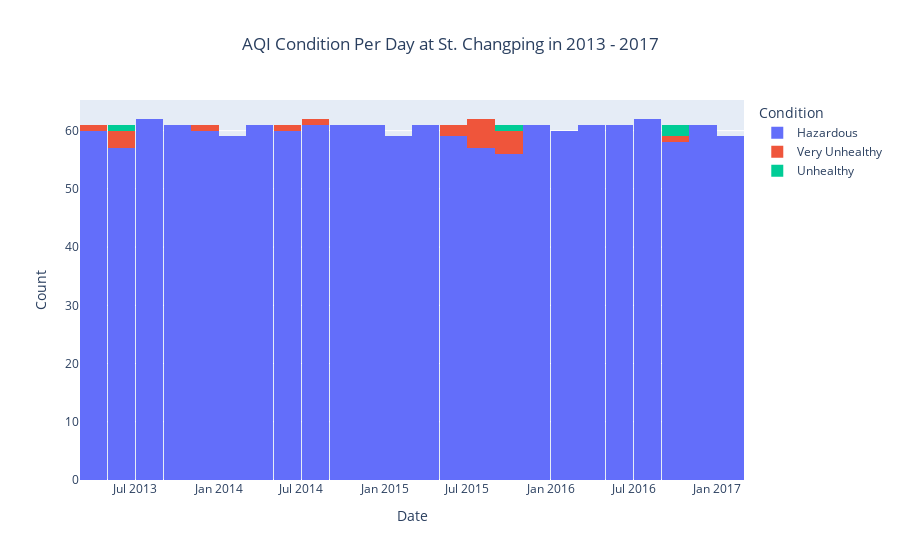

Notebook code for this chart:
### Markdown cell above
#### Number of Status Condition for Each Month

### Code cell
# AQI over time
fig = px.histogram(daily_air_quality_all, x="date", 
                    color="Condition", 
                    title="AQI Condition Per Day at St. Changping in 2013 - 2017")
fig.update_xaxes(title="Date")
fig.update_yaxes(title="Count")
fig.update_layout(title_x=0.5)
fig.show()

### Figure 1 — Plotly figure (JSON) as saved in the notebook; plotly's stock layout.template omitted (floating-point values rounded to 4 significant figures; data arrays with more than 128 entries replaced by an {"elided": "..."} marker saying what was removed)
{"data": [{"alignmentgroup": "True", "bingroup": "x", "hovertemplate": "Condition=Hazardous<br>date=%{x}<br>count=%{y}<extra></extra>", "legendgroup": "Hazardous", "marker": {"color": "#636efa", "pattern": {"shape": ""}}, "name": "Hazardous", "offsetgroup": "Hazardous", "orientation": "v", "showlegend": true, "type": "histogram", "x": {"elided": "1438 str values"}, "xaxis": "x", "yaxis": "y"}, {"alignmentgroup": "True", "bingroup": "x", "hovertemplate": "Condition=Very Unhealthy<br>date=%{x}<br>count=%{y}<extra></extra>", "legendgroup": "Very Unhealthy", "marker": {"color": "#EF553B", "pattern": {"shape": ""}}, "name": "Very Unhealthy", "offsetgroup": "Very Unhealthy", "orientation": "v", "showlegend": true, "type": "histogram", "x": ["2013-04-18T00:00:00", "2013-05-10T00:00:00", "2013-05-11T00:00:00", "2013-05-29T00:00:00", "2013-12-26T00:00:00", "2014-05-14T00:00:00", "2014-07-12T00:00:00", "2015-05-19T00:00:00", "2015-06-30T00:00:00", "2015-08-24T00:00:00", "2015-08-25T00:00:00", "2015-08-26T00:00:00", "2015-08-27T00:00:00", "2015-08-28T00:00:00", "2015-09-01T00:00:00", "2015-09-03T00:00:00", "2015-09-06T00:00:00", "2015-10-11T00:00:00", "2016-09-03T00:00:00"], "xaxis": "x", "yaxis": "y"}, {"alignmentgroup": "True", "bingroup": "x", "hovertemplate": "Condition=Unhealthy<br>date=%{x}<br>count=%{y}<extra></extra>", "legendgroup": "Unhealthy", "marker": {"color": "#00cc96", "pattern": {"shape": ""}}, "name": "Unhealthy", "offsetgroup": "Unhealthy", "orientation": "v", "showlegend": true, "type": "histogram", "x": ["2013-05-12T00:00:00", "2015-09-02T00:00:00", "2016-10-28T00:00:00", "2016-10-29T00:00:00"], "xaxis": "x", "yaxis": "y"}], "layout": {"autosize": true, "barmode": "relative", "legend": {"title": {"text": "Condition"}, "tracegroupgap": 0}, "title": {"text": "AQI Condition Per Day at St. Changping in 2013 - 2017", "x": 0.5}, "xaxis": {"anchor": "y", "autorange": true, "domain": [0, 1], "range": ["2013-03-01", "2017-03-01"], "title": {"text": "Date"}, "type": "date"}, "yaxis": {"anchor": "x", "autorange": true, "domain": [0, 1], "range": [0, 65.26], "title": {"text": "Count"}}}}
